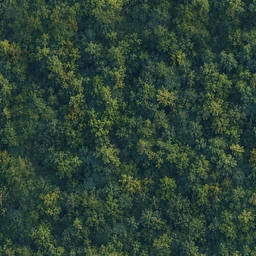
#> input picture flight/geo/forest_dark.webp, 256 x 256 px, given in place of forest_dark.png, which was not available
$ python build_geo.py
#> lines starting #> are read from the running program, lines starting #| are printed output that depends on the picture; after the words box and inside, x2 and y2 are one past the last pixel; in counts of white or black regions, pixels touching at a corner belong together; pictures that were not available may be replaced by others from this repository, and a replacement may not be noted
# -*- coding: utf-8 -*-
"""
地貌細節貼圖（林草）→ 可平鋪的小圖
------------------------------------------------------------------
輸入：flight/_src/geo/*.png（美術給的俯視樹冠圖，任意尺寸、不必無縫）
輸出：flight/geo/<name>.webp（邊長 2 的次方、無縫、去掉大尺度明暗）

為什麼要有這一步（三件事，缺一不可）：

1. **去大尺度明暗**。原圖左下亮、右上暗這種緩慢漂移，平鋪之後會變成一格一格的
   方塊感 —— 而且比接縫更醒目，因為它的週期正好是貼圖的週期。作法是除以自己的
   大半徑模糊再乘回原本的均值：保留樹冠的高頻，壓平照明的低頻。
   ⚠ 這一步要在接縫處理**之前**做，不然是拿有漸層的兩邊去對接。

2. **接縫**。用重疊交叉淡入：輸出邊長取 W−m，最左邊 m 像素與「右邊界外」那段
   （也就是原圖的最右 m 像素）依斜坡混合。平鋪後 T[0] 左邊接的是 T[Wt−1]，
   兩者在原圖裡本來就相鄰 → 連續。
   ⚠ 不用鏡射法：鏡射一定無縫，但會產生對稱的萬花筒紋路，在低對比細節層上
     反而比接縫更容易被眼睛抓到。樹冠是隨機性紋理，交叉淡入這種最簡單的作法
     剛好完全適用。

3. **邊長 2 的次方**。runtime 取樣要用 `&` 遮罩（跟雲的貼圖同一套），
   不是 2 的次方就得改成除法或取模——那是每幀十七萬次的內迴圈，付不起。

⚠ 色調不在這裡定。這是**細節層**，實際顏色由地圖底色決定（相乘），
  所以這裡只輸出「相對於自身均值的起伏」，均值本身另外印出來給 runtime 參考。
"""
import os
import numpy as np
from PIL import Image, ImageFilter

HERE = os.path.dirname(os.path.abspath(__file__))
SRC = os.path.join(HERE, '_src', 'geo')
DST = os.path.join(HERE, 'geo')

SIZE = 256          # 輸出邊長（2 的次方）。256 世界單位一塊時＝1 texel/世界單位
BLEND = 0.16        # 交叉淡入的邊寬（佔原圖寬的比例）
FLATTEN_R = 0.14    # 去明暗的模糊半徑（佔原圖寬的比例）
QUALITY = 92

JOBS = [
    {'src': 'forest_dark.png',  'dst': 'forest_dark.webp'},
    {'src': 'forest_light.png', 'dst': 'forest_light.webp'},
    {'src': 'rock_grey.png',    'dst': 'rock_grey.webp'},
    {'src': 'rock_brown.png',   'dst': 'rock_brown.webp'},
    {'src': 'gravel_dark.png',  'dst': 'gravel_dark.webp'},
    {'src': 'gravel_light.png', 'dst': 'gravel_light.webp'},
    {'src': 'waste_brown.png',  'dst': 'waste_brown.webp'},
    {'src': 'snow.png',         'dst': 'snow.webp'},
    {'src': 'water_dark.png',   'dst': 'water_dark.webp'},
    {'src': 'water_light.png',  'dst': 'water_light.webp'},
    # 屋頂三級（近城密、往外疏）。'pix' ＝先縮到 SIZE/pix 再最近鄰放大回來：
    # 原圖噪點多，直接縮到 256 會留下一層細碎雜訊，在低解析的世界裡讀起來是髒。
    # 縮放像素化同時把噪點抹掉、又讓顆粒與地形一致（城的插畫也是這麼處理的）。
    {'src': 'roof_high.png',    'dst': 'roof_high.webp', 'pix': 2},
    {'src': 'roof_mid.png',     'dst': 'roof_mid.webp',  'pix': 2},
    {'src': 'roof_low.png',     'dst': 'roof_low.webp',  'pix': 2},
]


def flatten_light(a):
    """除以自己的大半徑模糊 → 去掉照明的低頻，保留樹冠的高頻。"""
    im = Image.fromarray(np.clip(a, 0, 255).astype(np.uint8))
    r = max(2.0, a.shape[1] * FLATTEN_R)
    lo = np.asarray(im.filter(ImageFilter.GaussianBlur(r))).astype(np.float32)
    lo = np.maximum(lo, 1.0)
    mean = a.reshape(-1, 3).mean(axis=0)
    return np.clip(a / lo * mean, 0, 255)


def make_tileable(a, m):
    """重疊交叉淡入。回傳邊長 (W-m, H-m) 的無縫圖。"""
    H, W = a.shape[0], a.shape[1]
    # 橫向
    t = np.linspace(0, 1, m, dtype=np.float32)
    t = (t * t * (3 - 2 * t))[None, :, None]          # smoothstep，線性斜坡會留下一條淡淡的帶
    Wt = W - m
    out = a[:, :Wt].copy()
    out[:, :m] = a[:, :m] * t + a[:, Wt:Wt + m] * (1 - t)
    # 縱向（對已經橫向處理過的圖再做一次）
    Ht = H - m
    t2 = np.linspace(0, 1, m, dtype=np.float32)
    t2 = (t2 * t2 * (3 - 2 * t2))[:, None, None]
    out2 = out[:Ht].copy()
    out2[:m] = out[:m] * t2 + out[Ht:Ht + m] * (1 - t2)
    return out2


def seam_error(a):
    """平鋪後接縫兩側的平均色差（0＝完美）。拿來當驗收數字，不是靠眼睛看。"""
    lr = np.abs(a[:, 0] - a[:, -1]).mean()
    tb = np.abs(a[0, :] - a[-1, :]).mean()
    return lr, tb


os.makedirs(DST, exist_ok=True)
for J in JOBS:
    p = os.path.join(SRC, J['src'])
    if not os.path.exists(p):
        print('跳過（找不到）：', p)
        continue
    im = Image.open(p).convert('RGB')
#> im is the input picture: PIL image 256x256 RGB; mean R, G, B 45.3, 67.3, 54
    a = np.asarray(im).astype(np.float32)
    # 先裁成正方形（取中央）
    H, W = a.shape[0], a.shape[1]
#> H = 256; W = 256
    s = min(H, W)
#> s = 256
    a = a[(H - s) // 2:(H - s) // 2 + s, (W - s) // 2:(W - s) // 2 + s]

    before = seam_error(a)
#> in seam_error, `lr = np.abs(a[:, 0] - a[:, -1]).mean()`: lr = 12.57
#> in seam_error, `tb = np.abs(a[0, :] - a[-1, :]).mean()`: tb = 13.7
#> before = (12.57, 13.7)
    a = flatten_light(a)
#> in flatten_light, `lo = np.asarray(im.filter(ImageFilter.GaussianBlur(r))).astype(np.floa..`:
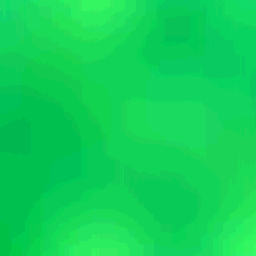
#> lo: shape (256, 256, 3) float32; mean R, G, B 45.9, 67.9, 54.1; drawn with min black and max white
#> in flatten_light, `mean = a.reshape(-1, 3).mean(axis=0)`: mean = [45.28, 67.31, 53.95]
    a = make_tileable(a, int(round(s * BLEND)))
#> in make_tileable, `out = a[:, :Wt].copy()`:
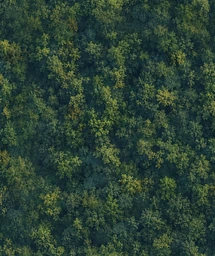
#> out: shape (256, 215, 3) float32; mean R, G, B 44.6, 66.7, 53.8
#> in make_tileable, `out[:, :m] = a[:, :m] * t + a[:, Wt:Wt + m] * (1 - t)`:
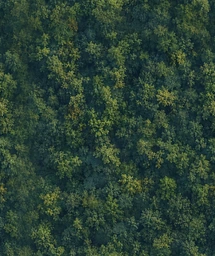
#> out: shape (256, 215, 3) float32; 18.6% of pixels changed, all inside (x1, y1, x2, y2) = (0, 0, 40, 256)
#> in make_tileable, `out2 = out[:Ht].copy()`:
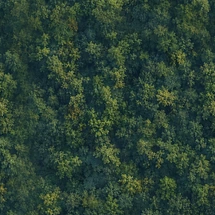
#> out2: shape (215, 215, 3) float32; mean R, G, B 44.8, 66.9, 53.7
#> in make_tileable, `out2[:m] = out[:m] * t2 + out[Ht:Ht + m] * (1 - t2)`:
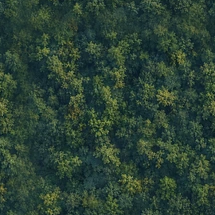
#> out2: shape (215, 215, 3) float32; 18.6% of pixels changed, all inside (x1, y1, x2, y2) = (0, 0, 215, 40)
    after = seam_error(a)
#> after = (14.37, 11.44)

    out = Image.fromarray(np.clip(a, 0, 255).astype(np.uint8))
#> out: PIL image 215x215 RGB
    pix = J.get('pix', 1)
    if pix > 1:
        out = out.resize((SIZE // pix, SIZE // pix), Image.LANCZOS)   # 先縮（抹掉噪點）
        out = out.resize((SIZE, SIZE), Image.NEAREST)                 # 再最近鄰放大（保住硬邊）
    else:
        out = out.resize((SIZE, SIZE), Image.LANCZOS)
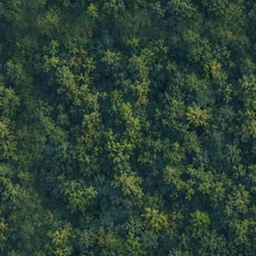
#> out: PIL image 256x256 RGB; mean R, G, B 44, 66.2, 53.1
    out.save(os.path.join(DST, J['dst']), quality=QUALITY, method=6)

    arr = np.asarray(out).astype(np.float32)
    mean = arr.reshape(-1, 3).mean(axis=0)
#> mean = [44.03, 66.17, 53.07]
    lum = (arr * np.array([0.299, 0.587, 0.114])).sum(axis=2)
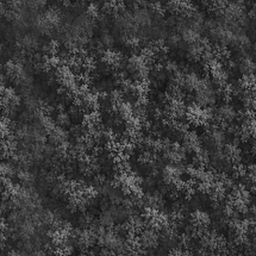
#> lum: shape (256, 256) float64; min 9.98, max 152.5, mean 58.1
    print('%-18s %dx%d → %s %dx%d' % (J['src'], W, H, J['dst'], SIZE, SIZE))
#| forest_dark.png    256x256 → forest_dark.webp 256x256
    print('   接縫色差 %.1f/%.1f → %.1f/%.1f（左右/上下）'
          % (before[0], before[1], after[0], after[1]))
#|    接縫色差 12.6/13.7 → 14.4/11.4（左右/上下）
    print('   均值 RGB %.0f,%.0f,%.0f   亮度 std %.1f（細節層的對比）'
          % (mean[0], mean[1], mean[2], lum.std()))
#|    均值 RGB 44,66,53   亮度 std 19.7（細節層的對比）
#> pass 2 of the loop `for J in JOBS:`:
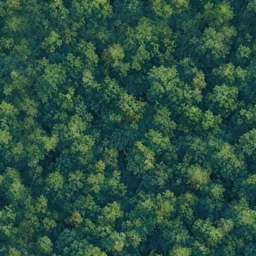
#> input picture flight/geo/forest_light.webp, 256 x 256 px, given in place of forest_light.png, which was not available
#> im is the input picture: PIL image 256x256 RGB; mean R, G, B 42.9, 80.4, 65.3
#> before = (9.76, 11.81)
#> in make_tileable (call 2), `out2[:m] = out[:m] * t2 + out[Ht:Ht + m] * (1 - t2)`:
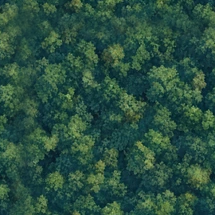
#> out2: shape (215, 215, 3) float32; mean R, G, B 42.7, 80.2, 65.2
#> after = (9.99, 8.54)
#> `mean = arr.reshape(-1, 3).mean(axis=0)`: mean = [42.15, 79.75, 64.86]
#> `lum = (arr * np.array([0.299, 0.587, 0.114])).sum(axis=2)`:
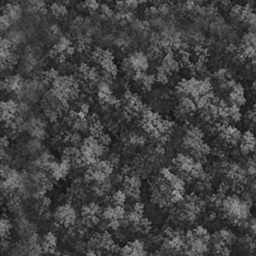
#> lum: shape (256, 256) float64; min 18.11, max 160.1, mean 66.8
#| forest_light.png   256x256 → forest_light.webp 256x256
#|    接縫色差 9.8/11.8 → 10.0/8.5（左右/上下）
#|    均值 RGB 42,80,65   亮度 std 23.3（細節層的對比）
#> pass 3 of the loop `for J in JOBS:`:
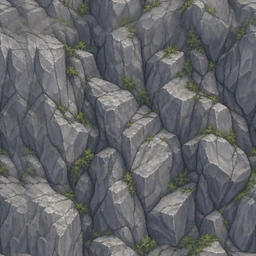
#> input picture flight/geo/rock_grey.webp, 256 x 256 px, given in place of rock_grey.png, which was not available
#> im is the input picture: PIL image 256x256 RGB; mean R, G, B 100.2, 101.7, 104.6
#> before = (11.54, 10.41)
#> in flatten_light (call 3), `lo = np.asarray(im.filter(ImageFilter.GaussianBlur(r))).astype(np.floa..`:
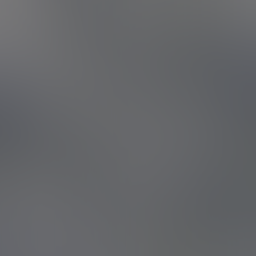
#> lo: shape (256, 256, 3) float32; mean R, G, B 100.6, 102.1, 104.9
#> in flatten_light (call 3), `mean = a.reshape(-1, 3).mean(axis=0)`: mean = [100.2, 101.7, 104.6]
#> after = (9.78, 7.07)
#> `mean = arr.reshape(-1, 3).mean(axis=0)`: mean = [99.76, 101.1, 104.2]
#> `lum = (arr * np.array([0.299, 0.587, 0.114])).sum(axis=2)`:
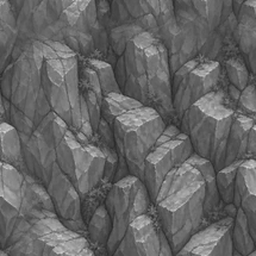
#> lum: shape (256, 256) float64; min 41.67, max 208.3, mean 101.1
#| rock_grey.png      256x256 → rock_grey.webp 256x256
#|    接縫色差 11.5/10.4 → 9.8/7.1（左右/上下）
#|    均值 RGB 100,101,104   亮度 std 25.7（細節層的對比）
#> the loop made 13 passes; the first 3 are shown
